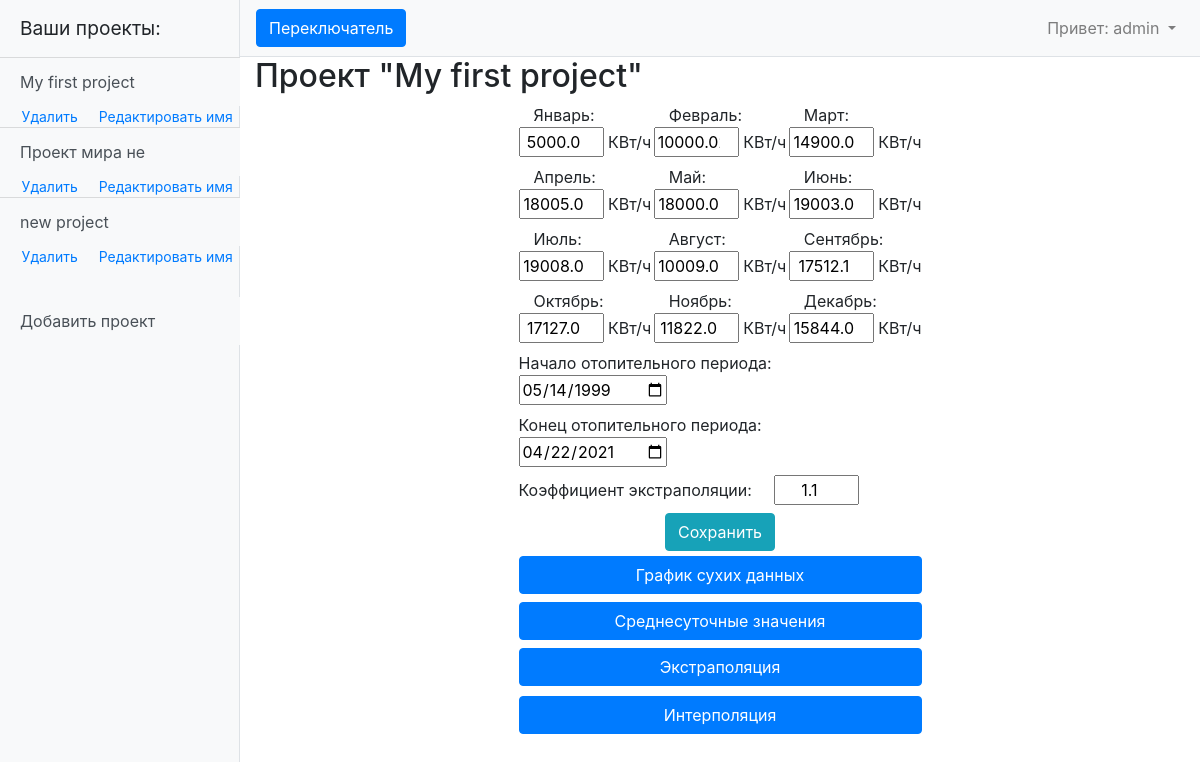
/projects/17 (signed in), run on the app's committed database.
### myapp/models.py (models this page shows, shortened)
class Data(models.Model):
    month = 'M'
    FIELD = [
        (month, 'ежемесячные данные'),
    ]
    project = models.ForeignKey(Project, on_delete=models.CASCADE)
    project_type = models.CharField(max_length=1, choices=FIELD, default='M')
    data = models.TextField(default='0 0 0 0 0 0 0 0 0 0 0 0')
    begin_heating = models.DateField(default=f'{datetime.now().year - 1}-10-15')
    end_heating = models.DateField(default=f'{datetime.now().year}-04-15')
    coef = models.FloatField(default=1.1)

class Project(models.Model):
    user = models.ForeignKey(User, on_delete=models.CASCADE)
    project_name = models.CharField(max_length=255, unique=True)
    project_date_creation = models.DateTimeField(auto_now_add=True)

### myapp/views.py (the view, shortened to what this page needs)
# urls.py: path('projects/<int:pk>', ProjectData.as_view()),
@method_decorator(login_required, name='dispatch')
class ProjectData(DetailView):
    model = Data
    template_name = 'project_details.html'
    context_object_name = 'single_project'
    def get_context_data(self, **kwargs):
        context = super().get_context_data(**kwargs)
        data = Data.objects.get(id=self.kwargs.get('pk'))
        list_data = list(map(float, data.data.split(' ')))
        months = ['Январь', 'Февраль', 'Март', 'Апрель', 'Май', 'Июнь', 'Июль', 'Август', 'Сентябрь', 'Октябрь', 'Ноябрь', 'Декабрь']
        context['output_data'] = {}
        for number, month in zip(list_data, months):
            context['output_data'][month] = str(number)
        context['coef'] = str(data.coef)
        context['a_project'] = Data.objects.filter(project__user__username=self.request.user)
        context['list_data'] = list_data  # сухие данные
        return context

### templates/project_details.html (shortened to what this page needs)
{% extends 'default.html' %}
{% block content %}
    <h2>Проект "{{ single_project.project.project_name }}"</h2>
    <div class="main-div">
        <form method="POST">
            <div class="input-div">
                {% for month, number in output_data.items %}
                    <label><p class="input-label">{{ month }}:</p>
                        <input required class="data-input" type="number" value="{{ number }}" name="{{ month }}" placeholder="Данные за {{ month }}" min="0" step="0.01"> КВт/ч
                    </label>
                {% endfor %}
                <div class="div-date">
                    <label>Начало отопительного периода:
                        <input required type="date" name="begin_heating" value="{{ single_project.begin_heating|date:'Y-m-d' }}">
                    </label>
                    <label>Конец отопительного периода: &nbsp;
                        <input required type="date" name="end_heating" value="{{ single_project.end_heating|date:'Y-m-d' }}">
                    </label>
                    <label>Коэффициент экстраполяции: &nbsp; &nbsp;
                        <input required class="data-input" type="number" value="{{ coef }}" name="coef" placeholder="" min="1" step="0.001">
                    </label>
                </div>
                <div class="div-data-submit">
                    <input class="btn btn-info" id="btn-save" type="submit" value="Сохранить">
                </div>
                <div class="div-btn-interpol">
                    <input class="btn btn-primary btn-block" type="button" id="btn1" value="График сухих данных">
                    <input class="btn btn-primary btn-block" type="button" id="btn2" value="Среднесуточные значения">
                    <input class="btn btn-primary btn-block" type="button" id="btn3" value="Экстраполяция">
                    <div class="my_dropdown">
                    <input class="btn btn-primary btn-block dropbtn" type="button" id="btn4" value="Интерполяция">
                    </div>
                </div>
            </div>
        </form>
    </div>
{% endblock content%}

### templates/default.html (shortened to what this page needs)
{% load static %}
<!DOCTYPE html>
<html lang="ru">
<head>
    <link href="{% static 'vendor/bootstrap/css/bootstrap.min.css' %}" rel="stylesheet ">
    <link href="{% static 'css/simple-sidebar.css' %}" rel="stylesheet">
    <link href="{% static 'my_style.css' %}" rel="stylesheet">
    <link href="{% static 'style_for_graph' %}" rel="stylesheet">
</head>
<body>
  <div class="d-flex" id="wrapper">
    <div class="bg-light border-right" id="sidebar-wrapper" style="max-width: 240px;">
      <div class="sidebar-heading">Ваши проекты:</div>
      <div class="list-group list-group-flush">
          {% if user.is_authenticated %}
              {% for project in a_project %}
                  <a href="/projects/{{ project.id }}" class="list-group-item list-group-item-action bg-light" style="border-width: 1px 0 0;">{{ project.project.project_name }}</a>
                  <div class="div-del-ed">
                    <a class="" style="margin-left: 0; font-size: 14px" href="/delete/{{ project.project.id }}">Удалить</a>
                    <a class="" style="margin-left: 0; font-size: 14px" href="/create_project/{{ project.project.id }}">Редактировать имя</a>
                  </div>
              {% endfor %}
              <a href="/create_project" class="list-group-item list-group-item-action bg-light" style="margin-top: 30px;">Добавить проект</a>
          {% else %}
              <p class="list-group-item">Здесь будут отображаться ваши проекты </p>
          {% endif %}
      </div>
    </div>
    <div id="page-content-wrapper">
      <nav class="navbar navbar-expand-lg navbar-light bg-light border-bottom">
        <button class="btn btn-primary" id="menu-toggle">Переключатель</button>
        <div class="collapse navbar-collapse" id="navbarSupportedContent">
          <ul class="navbar-nav ml-auto mt-2 mt-lg-0">
            {% if user.is_authenticated %}
              <li class="nav-item dropdown">
                <a class="nav-link dropdown-toggle" href="#" id="navbarDropdown" role="button" data-toggle="dropdown" aria-haspopup="true" aria-expanded="false">
                  <span>Привет: {{ user.username }}</span>
                </a>
              </li>
            {% endif %}
          </ul>
        </div>
      </nav>
      <div class="container-fluid">
        {% block content %}{% endblock content %}
      </div>
    </div>
  </div>
</body>
</html>

### static/css/simple-sidebar.css (style rules this page uses)
#wrapper { overflow-x: hidden; }
#sidebar-wrapper { min-height: 100vh; margin-left: -15rem; -webkit-transition: margin .25s ease-out; -moz-transition: margin .25s ease-out; -o-transition: margin .25s ease-out; transition: margin .25s ease-out; }
#sidebar-wrapper .sidebar-heading { padding: 0.875rem 1.25rem; font-size: 1.2rem; }
#sidebar-wrapper .list-group { width: 15rem; }
#page-content-wrapper { min-width: 100vw; }
@media (min-width: 768px) { #sidebar-wrapper { margin-left: 0; } }
@media (min-width: 768px) { #page-content-wrapper { min-width: 0; width: 100%; } }

### static/my_style.css (style rules this page uses)
.main-div { display: flex; flex-wrap: wrap; justify-content: space-between; }
.div-btn-interpol { margin-top: 5px; display: flex; justify-content: center; flex-wrap: wrap; }
.input-div { display: flex; flex-wrap: wrap; justify-content: space-between; max-width: 403px; }
.input-label { padding-left: 15px; margin: 0; }
.data-input { width: 85px; text-align: center; }
.div-data-submit { display: flex; justify-content: center; width: 100%; }
.div-del-ed { display: flex; justify-content: space-between; width: 88%; margin-left: 9%; }
.div-date { width: 100%; display: flex; flex-wrap: wrap; }
@media (max-width: 1200px) { .main-div { justify-content: center; } }
.my_dropdown { margin-top: 10px; width: 100%; position: relative; display: inline-block; }

### data on the page
Data: project.project_name "My first project", begin_heating "05/14/1999", end_heating "04/22/2021"
Data: project.project_name "Проект мира не"
Data: project.project_name "new project"

### other printed values
{{ user.username }} "admin"
{{ month }} "Январь" "Февраль" "Март" "Апрель" "Май" "Июнь" "Июль" "Август" "Сентябрь" "Октябрь" "Ноябрь" "Декабрь"
